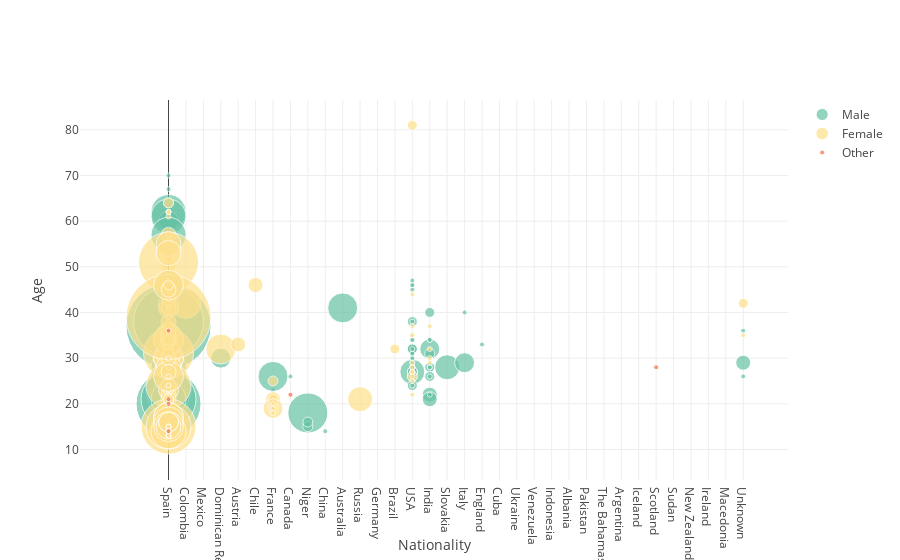

Notebook source saved alongside this figure:
### Markdown cell above
## Distribution of age based on nationality and gender

### Code cell
fig8 = {
    'data': [
        {
            'x': data_complete_en[data_complete_en['Gender'] == gender]['Nationality'],
            'y': data_complete_en[data_complete_en['Gender'] == gender]['Age'],
            'name': gender, 
            'mode': 'markers',
            'marker': dict(
                opacity=np.full(
                    (len(data_complete_en.index), 1), 0.7),
                color=colors_gender[gender],
                size=(data_complete_en[(data_complete_en['Gender'] == gender)].groupby(
                    ['Nationality'])['Age'].value_counts() * 5)

            ),
            'name': names_gender[gender]
        } for gender in data_complete_en['Gender'].unique()
    ],
    'layout': {
        'xaxis': {
            'title': 'Nationality',
            'ticktext': labels_nationality,
            'tickvals': tickvals_nationality
        },
        'yaxis': {'title': "Age"}

    }
}

iplot(fig8)
plt.show()

### Figure 1 — Plotly figure (JSON) as saved in the notebook; plotly's stock layout.template omitted (floating-point values rounded to 4 significant figures; data arrays with more than 128 entries replaced by an {"elided": "..."} marker saying what was removed)
{"data": [{"marker": {"color": "rgb(102,194,165)", "opacity": {"elided": "767x1 float values"}, "size": {"elided": "148 int values"}}, "mode": "markers", "name": "Male", "type": "scatter", "uid": "09df42c3-8387-423f-a087-8be3059d14f9", "x": {"elided": "358 int values"}, "y": {"elided": "358 int values"}}, {"marker": {"color": "rgb(254,224,139)", "opacity": {"elided": "767x1 float values"}, "size": {"elided": "160 int values"}}, "mode": "markers", "name": "Female", "type": "scatter", "uid": "17474d96-92c4-4cd4-9366-81f300f77416", "x": {"elided": "403 int values"}, "y": {"elided": "403 int values"}}, {"marker": {"color": "rgb(244,109,67)", "opacity": {"elided": "767x1 float values"}, "size": [5, 5, 5, 5, 5, 5]}, "mode": "markers", "name": "Other", "type": "scatter", "uid": "b29fd492-86fd-4ece-b9fe-cfa86362256d", "x": [0, 0, 0, 7, 0, 28], "y": [20, 36, 14, 22, 21, 28]}], "layout": {"xaxis": {"ticktext": ["Spain", "Colombia", "Mexico", "Dominican Rep.", "Austria", "Chile", "France", "Canada", "Niger", "China", "Australia", "Russia", "Germany", "Brazil", "USA", "India", "Slovakia", "Italy", "England", "Cuba", "Ukraine", "Venezuela", "Indonesia", "Albania", "Pakistan", "The Bahamas", "Argentina", "Iceland", "Scotland", "Sudan", "New Zealand", "Ireland", "Macedonia", "Unknown"], "tickvals": [0, 1, 2, 3, 4, 5, 6, 7, 8, 9, 10, 11, 12, 13, 14, 15, 16, 17, 18, 19, 20, 21, 22, 23, 24, 25, 26, 27, 28, 29, 30, 31, 32, 33], "title": {"text": "Nationality"}}, "yaxis": {"title": {"text": "Age"}}}}
